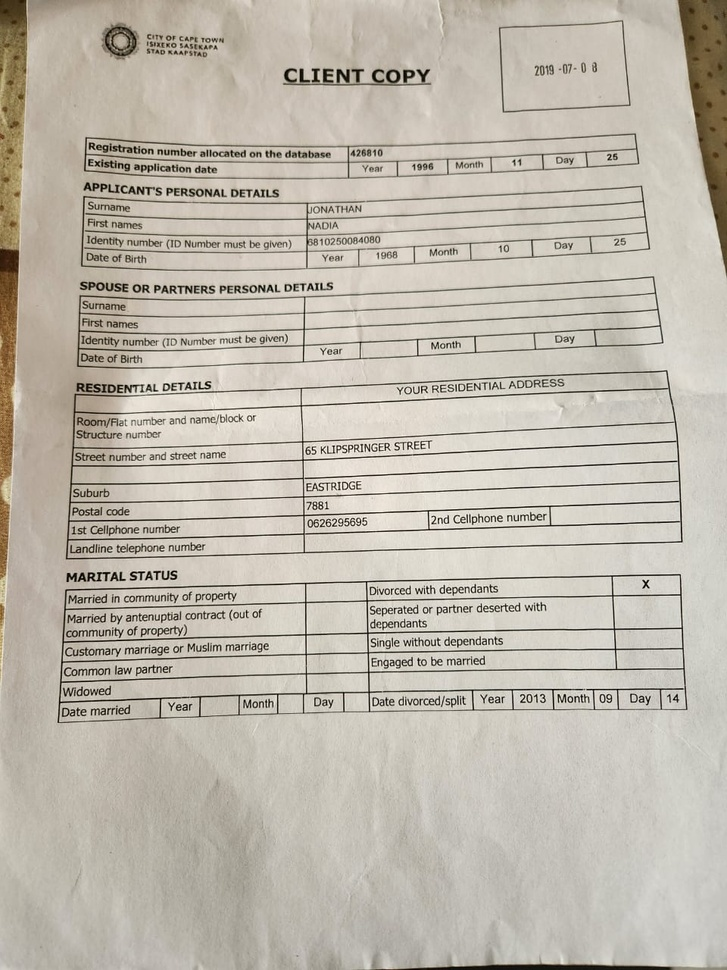
#> input picture backend/OCR/TestingSample.jpeg, 727 x 970 px, shrunk from 960 x 1280 before the run
$ python handwriting_ocr.py
#> lines starting #> are read from the running program, lines starting #| are printed output that depends on the picture
import cv2
import pytesseract
from matplotlib import pyplot as plt

image_path = "TestingSample.jpeg"
image = cv2.imread(image_path)
#> image is the input picture: shape (970, 727, 3); mean B, G, R 173.2, 184.8, 191.1
image_rgb = cv2.cvtColor(image, cv2.COLOR_BGR2RGB)

gray = cv2.cvtColor(image, cv2.COLOR_BGR2GRAY)
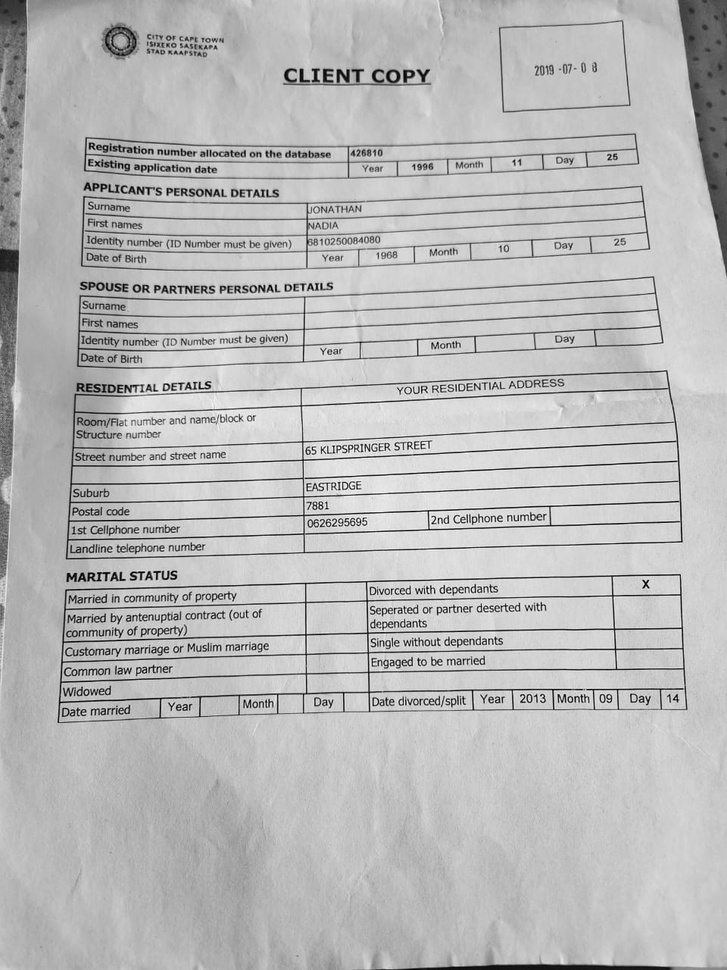
#> gray: shape (970, 727); min 1, max 254, mean 185.3
print("Grayscale Image:")

plt.figure(figsize=(8, 4))
plt.imshow(gray, cmap='gray')
plt.title("Grayscale Image")
plt.axis("off")
plt.show()

plt.figure(figsize=(10, 6))
plt.imshow(image_rgb)
plt.title("Original Image")
plt.axis("off")
plt.show()

#> (the run stopped early here; a loop or call above may not have finished)
